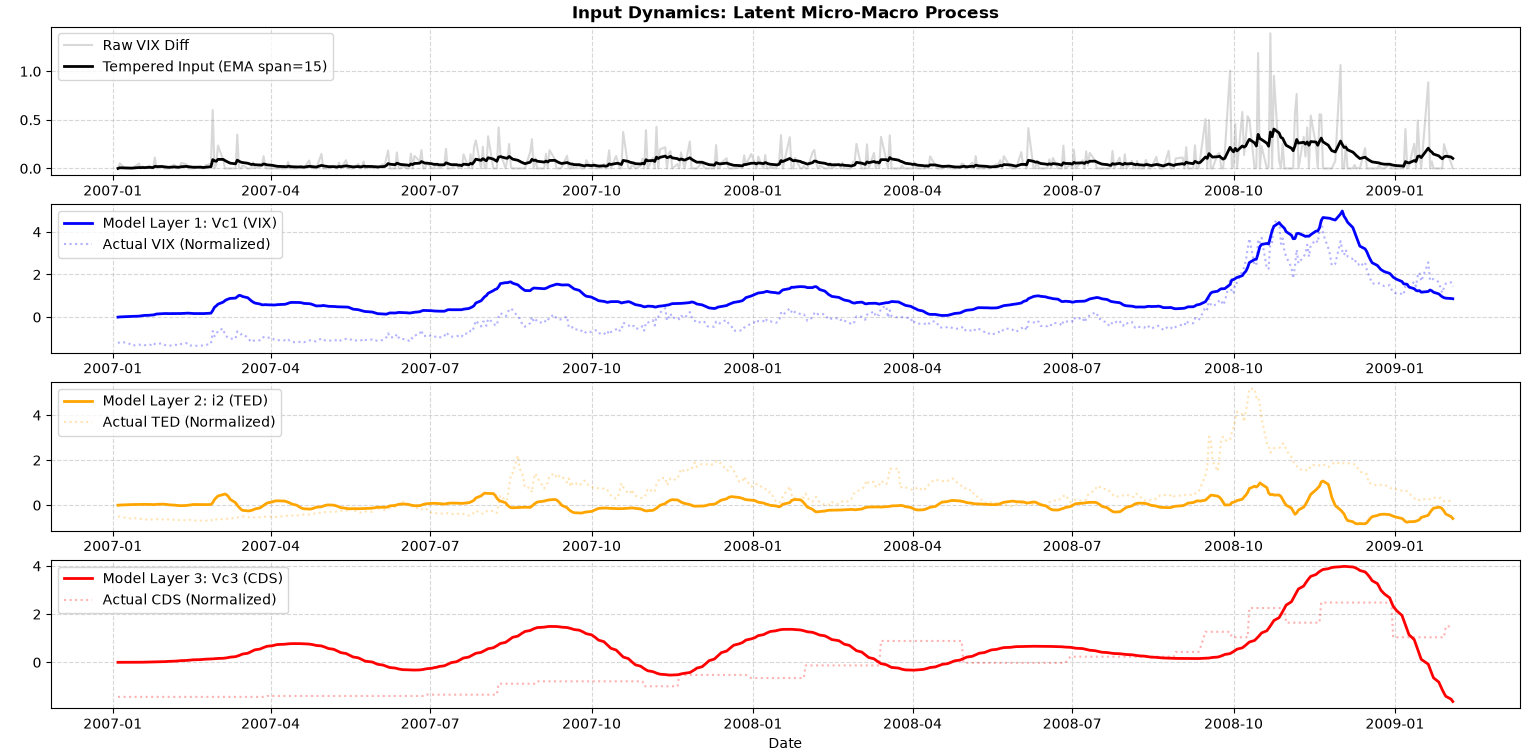

Recreate this plot in Python.
import numpy as np
import pandas as pd
from scipy.integrate import solve_ivp
from scipy.interpolate import interp1d
import matplotlib.pyplot as plt

# ==========================================
# 1. 実データの読み込みと前処理（なまらせ処理）
# ==========================================
df = pd.read_csv("VIXCLS_TED_CSD.csv")

serial_days = pd.to_numeric(df["observation_date"], errors="coerce")
df["Date"] = pd.to_datetime("1899-12-30") + pd.to_timedelta(serial_days, unit="D")
df = df.rename(columns={"VIXCLS": "VIX", "TEDRATE": "TED", "CSD": "CDS"})
df = df.set_index("Date")

df_num = df[["VIX", "TED", "CDS"]].apply(pd.to_numeric, errors="coerce").ffill()

# ターゲットとなる正規化実データ (平均0, 標準偏差1)
df_norm = (df_num - df_num.mean()) / df_num.std()
df_diff = df_norm.diff().dropna()

# 隠れた多層プロセスを疑似表現するなまらせ処理
span_latent_layers = 15 
df_diff["Iin_latent"] = df_diff["VIX"].clip(lower=0).ewm(span=span_latent_layers, adjust=False).mean()

t_max_index = len(df_diff) - 1
t_steps = np.arange(len(df_diff))
t_eval = np.linspace(0, t_max_index, len(df_diff))

Iin_tempered_func = interp1d(t_steps, df_diff["Iin_latent"], kind="linear", fill_value="extrapolate")

# 事前生成ノイズ（確定化）
np.random.seed(42)
raw_noise = np.random.normal(0, 0.05, len(df_diff))
brain_noise_func = interp1d(t_steps, raw_noise, kind="linear", fill_value="extrapolate")

# 目標波形の配列（プロットの比較用）
target_VIX = df_norm.loc[df_diff.index, "VIX"].values
target_TED = df_norm.loc[df_diff.index, "TED"].values
target_CDS = df_norm.loc[df_diff.index, "CDS"].values

# 回路骨格（容量・慣性パラメータ）
C1, L1 = 0.5, 1.0
C2, L2 = 5.0, 15.0   # 2層目をなまらせるための大容量設定
C3, L3 = 10.0, 50.0

# ==========================================
# 2. 確定した最適パラメータの直接入力
# ==========================================
R1_base = 15.0000
R2      = 0.1000
R3      = 0.0800
K12     = 4.5000
K23     = 3.5000
alpha   = 0.6000
gain_In = 28.0000
gain_i1 = 18.0000

# ==========================================
# 3. システム方程式の定義
# ==========================================
def optimized_market_system(t, x):
    q1, i1, q2, i2, q3, i3 = x

    Vc1 = q1 / C1
    Vc2 = q2 / C2
    Vc3 = q3 / C3

    R1_dynamic = R1_base / (1.0 + alpha * Vc3)
    Iin = Iin_tempered_func(t) * gain_In
    brain_noise = brain_noise_func(t)

    dq1_dt = i1
    di1_dt = (- R1_dynamic * i1 - Vc1 - K12 * (Vc1 - Vc2) + Iin) / L1

    dq2_dt = i2
    di2_dt = (- R2 * i2 - Vc2 + K12 * (Vc1 - Vc2) - K23 * (Vc2 - Vc3) + gain_i1 * np.abs(i1)) / L2

    dq3_dt = i3
    di3_dt = (- R3 * i3 - Vc3 + K23 * (Vc2 - Vc3) + brain_noise) / L3

    return [dq1_dt, di1_dt, dq2_dt, di2_dt, dq3_dt, di3_dt]

# ==========================================
# 4. シミュレーションの実行
# ==========================================
x0 = [0.0, 0.0, 0.0, 0.0, 0.0, 0.0]
# 💡 t_eval を明示的に渡すことで、指定した時間ステップ（1007点）で強制的に解を出力させます
sol = solve_ivp(optimized_market_system, (0, t_max_index), x0, t_eval=t_eval, method='RK45')

# 状態変数の抽出
q1_out, i1_out, q2_out, i2_out, q3_out, i3_out = sol.y

sim_Vc1 = q1_out / C1  # 第1層の電圧 (VIXに対応)
sim_i2  = i2_out       # 第2層の電流 (TEDに対応)
sim_Vc3 = q3_out / C3  # 第3層の電圧 (CDSに対応)

# 💡 [超重要安全策] ソルバーが実際に出力したステップ数（524など）に、日付データ側を安全にスライスして合わせる
sim_len = len(sol.t)
plot_dates = df_diff.index[:sim_len]
plot_target_VIX = target_VIX[:sim_len]
plot_target_TED = target_TED[:sim_len]
plot_target_CDS = target_CDS[:sim_len]
plot_Iin_latent = df_diff["Iin_latent"].values[:sim_len]
plot_vix_diff   = df_diff["VIX"].clip(lower=0).values[:sim_len]

# ==========================================
# 5. 最終プロットの描画
# ==========================================
plt.figure(figsize=(14, 10))

# 1段目：なまらせ入力
plt.subplot(4, 1, 1)
plt.plot(plot_dates, plot_vix_diff, color="gray", alpha=0.3, label="Raw VIX Diff")
plt.plot(plot_dates, plot_Iin_latent, color="black", lw=2, label="Tempered Input (EMA span=15)")
plt.title("Input Dynamics: Latent Micro-Macro Process", fontsize=12, fontweight='bold')
plt.legend(loc="upper left")
plt.grid(True, linestyle="--", alpha=0.5)

# 2段目：第1層（VIX）
plt.subplot(4, 1, 2)
plt.plot(plot_dates, sim_Vc1, color="blue", lw=2, label="Model Layer 1: Vc1 (VIX)")
plt.plot(plot_dates, plot_target_VIX, color="blue", alpha=0.3, linestyle=":", label="Actual VIX (Normalized)")
plt.legend(loc="upper left")
plt.grid(True, linestyle="--", alpha=0.5)

# 3段目：第2層（TED）
plt.subplot(4, 1, 3)
plt.plot(plot_dates, sim_i2, color="orange", lw=2, label="Model Layer 2: i2 (TED)")
plt.plot(plot_dates, plot_target_TED, color="orange", alpha=0.3, linestyle=":", label="Actual TED (Normalized)")
plt.legend(loc="upper left")
plt.grid(True, linestyle="--", alpha=0.5)

# 4段目：第3層（CDS）
plt.subplot(4, 1, 4)
plt.plot(plot_dates, sim_Vc3, color="red", lw=2, label="Model Layer 3: Vc3 (CDS)")
plt.plot(plot_dates, plot_target_CDS, color="red", alpha=0.3, linestyle=":", label="Actual CDS (Normalized)")
plt.xlabel("Date")
plt.legend(loc="upper left")
plt.grid(True, linestyle="--", alpha=0.5)

plt.tight_layout()
plt.show()
